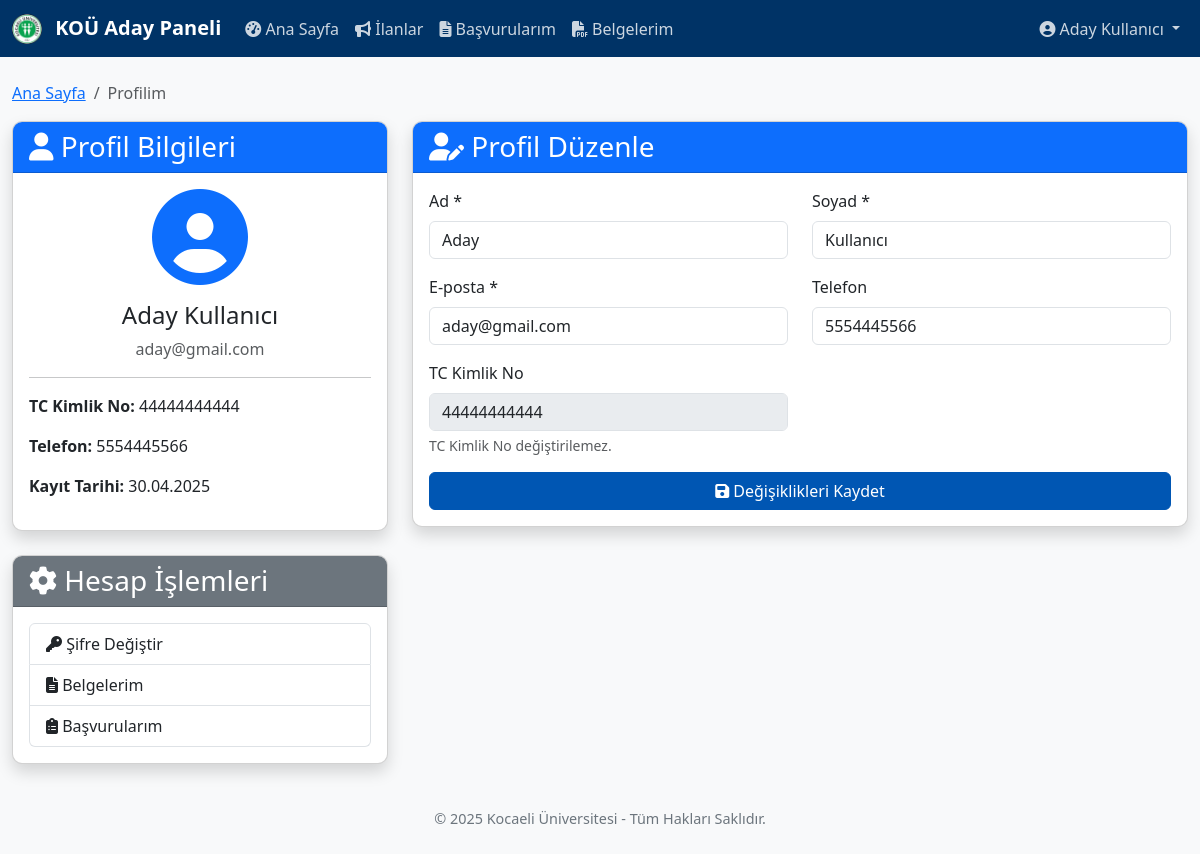
The app's page /aday/profil.php (signed in) with its own data.
### tables this page shows
CREATE TABLE `kullanicilar` (
  `id` int(11) NOT NULL AUTO_INCREMENT,
  `tc_kimlik_no` varchar(11) NOT NULL,
  `ad` varchar(50) NOT NULL,
  `soyad` varchar(50) NOT NULL,
  `email` varchar(100) NOT NULL,
  `telefon` varchar(20) DEFAULT NULL,
  `sifre` varchar(255) NOT NULL,
  `rol` enum('aday','admin','yonetici','juri') NOT NULL DEFAULT 'aday',
  `durum` tinyint(1) NOT NULL DEFAULT 1,
  `kayit_tarihi` datetime NOT NULL DEFAULT current_timestamp(),
  `son_giris_tarihi` datetime DEFAULT NULL,
  `dogum_tarihi` date DEFAULT NULL,
  `dogum_yeri` varchar(100) DEFAULT NULL,
  `cinsiyet` enum('Erkek','Kadın','Belirtilmemiş') DEFAULT 'Belirtilmemiş',
  `adres` text DEFAULT NULL,
  `il` varchar(50) DEFAULT NULL,
  `ilce` varchar(50) DEFAULT NULL,
  `posta_kodu` varchar(10) DEFAULT NULL,
  `unvan` varchar(100) DEFAULT NULL,
  `kurum` varchar(255) DEFAULT NULL,
  `profil_resmi` varchar(255) DEFAULT NULL,
  PRIMARY KEY (`id`),
  UNIQUE KEY `tc_kimlik_no` (`tc_kimlik_no`),
  UNIQUE KEY `email` (`email`)
);

### aday/profil.php (the view, shortened to what this page needs)
<?php
include("../db_connection.php");
$user_id = $_SESSION['user_id'];
$sql = "SELECT * FROM kullanicilar WHERE id = $user_id";
$result = mysqli_query($conn, $sql);
$user = mysqli_fetch_assoc($result);
?>
<!DOCTYPE html>
<html lang="tr">
<head>
    <link rel="stylesheet" href="https://cdn.jsdelivr.net/npm/bootstrap@5.3.2/dist/css/bootstrap.min.css">
    <link rel="stylesheet" href="https://cdnjs.cloudflare.com/ajax/libs/font-awesome/6.4.2/css/all.min.css">
    <link rel="stylesheet" href="../style.css">
</head>
<body>
    <?php include("navbar.php"); ?>
    <div class="container mt-4">
        <div class="row">
            <div class="col-md-12">
                <nav aria-label="breadcrumb">
                    <ol class="breadcrumb">
                        <li class="breadcrumb-item"><a href="dashboard.php">Ana Sayfa</a></li>
                        <li class="breadcrumb-item active" aria-current="page">Profilim</li>
                    </ol>
                </nav>
            </div>
        </div>
        <div class="row">
            <div class="col-md-4">
                <div class="card shadow mb-4">
                    <div class="card-header bg-primary text-white">
                        <h3 class="card-title mb-0"><i class="fas fa-user"></i> Profil Bilgileri</h3>
                    </div>
                    <div class="card-body text-center">
                        <div class="mb-3">
                            <i class="fas fa-user-circle fa-6x text-primary"></i>
                        </div>
                        <h4><?php echo $user['ad'] . ' ' . $user['soyad']; ?></h4>
                        <p class="text-muted"><?php echo $user['email']; ?></p>
                        <hr>
                        <div class="text-start">
                            <p><strong>TC Kimlik No:</strong> <?php echo $user['tc_kimlik_no']; ?></p>
                            <p><strong>Telefon:</strong> <?php echo $user['telefon']; ?></p>
                            <p><strong>Kayıt Tarihi:</strong> <?php echo date('d.m.Y', strtotime($user['kayit_tarihi'])); ?></p>
                        </div>
                    </div>
                </div>
                <div class="card shadow">
                    <div class="card-header bg-secondary text-white">
                        <h3 class="card-title mb-0"><i class="fas fa-cog"></i> Hesap İşlemleri</h3>
                    </div>
                    <div class="card-body">
                        <div class="list-group">
                            <a href="sifre_degistir.php" class="list-group-item list-group-item-action">
                                <i class="fas fa-key"></i> Şifre Değiştir
                            </a>
                            <a href="belgelerim.php" class="list-group-item list-group-item-action">
                                <i class="fas fa-file-alt"></i> Belgelerim
                            </a>
                            <a href="basvurularim.php" class="list-group-item list-group-item-action">
                                <i class="fas fa-clipboard-list"></i> Başvurularım
                            </a>
                        </div>
                    </div>
                </div>
            </div>
            <div class="col-md-8">
                <div class="card shadow">
                    <div class="card-header bg-primary text-white">
                        <h3 class="card-title mb-0"><i class="fas fa-user-edit"></i> Profil Düzenle</h3>
                    </div>
                    <div class="card-body">
                        <form action="profil.php" method="post">
                            <div class="row mb-3">
                                <div class="col-md-6">
                                    <label for="ad" class="form-label">Ad *</label>
                                    <input type="text" class="form-control" id="ad" name="ad" value="<?php echo $user['ad']; ?>" required>
                                </div>
                                <div class="col-md-6">
                                    <label for="soyad" class="form-label">Soyad *</label>
                                    <input type="text" class="form-control" id="soyad" name="soyad" value="<?php echo $user['soyad']; ?>" required>
                                </div>
                            </div>
                            <div class="row mb-3">
                                <div class="col-md-6">
                                    <label for="email" class="form-label">E-posta *</label>
                                    <input type="email" class="form-control" id="email" name="email" value="<?php echo $user['email']; ?>" required>
                                </div>
                                <div class="col-md-6">
                                    <label for="telefon" class="form-label">Telefon</label>
                                    <input type="text" class="form-control" id="telefon" name="telefon" value="<?php echo $user['telefon']; ?>">
                                </div>
                            </div>
                            <div class="row mb-3">
                                <div class="col-md-6">
                                    <label for="tc_kimlik_no" class="form-label">TC Kimlik No</label>
                                    <input type="text" class="form-control" id="tc_kimlik_no" value="<?php echo $user['tc_kimlik_no']; ?>" disabled>
                                    <div class="form-text">TC Kimlik No değiştirilemez.</div>
                                </div>
                            </div>
                            <div class="d-grid gap-2">
                                <button type="submit" class="btn btn-primary">
                                    <i class="fas fa-save"></i> Değişiklikleri Kaydet
                                </button>
                            </div>
                        </form>
                    </div>
                </div>
            </div>
        </div>
    </div>
    <footer class="text-center mt-4 mb-4">
        <p>&copy; <?php echo date("Y"); ?> Kocaeli Üniversitesi - Tüm Hakları Saklıdır.</p>
    </footer>
</body>
</html>

### style.css (style rules this page uses)
body { background-color: #f8f9fa; font-family: "Segoe UI", Tahoma, Geneva, Verdana, sans-serif; }
.container { max-width: 1200px; }
.card { border-radius: 10px; overflow: hidden; margin-bottom: 20px; }
.card-header { font-weight: bold; }
.btn-primary { background-color: #0056b3; border-color: #0056b3; }
footer { color: #6c757d; font-size: 0.9rem; }
.form-label { font-weight: 500; }

### records on screen
kullanicilar: ad "Aday", soyad "Kullanıcı", email "aday@gmail.com", tc_kimlik_no "44444444444", telefon "5554445566", kayit_tarihi "30.04.2025"

### other values on screen
$_SESSION['name'] "Aday Kullanıcı"
